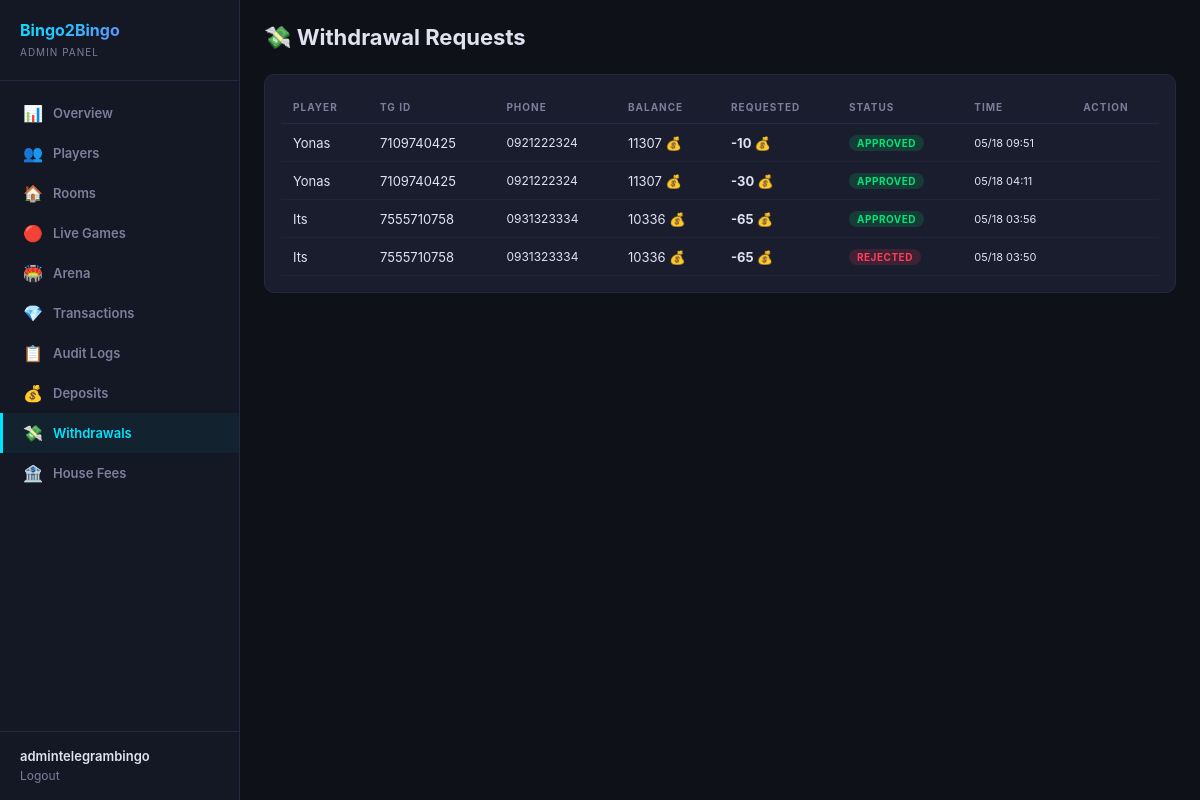
The page /dashboard/withdrawals/ (signed in) on the database as committed earlier.
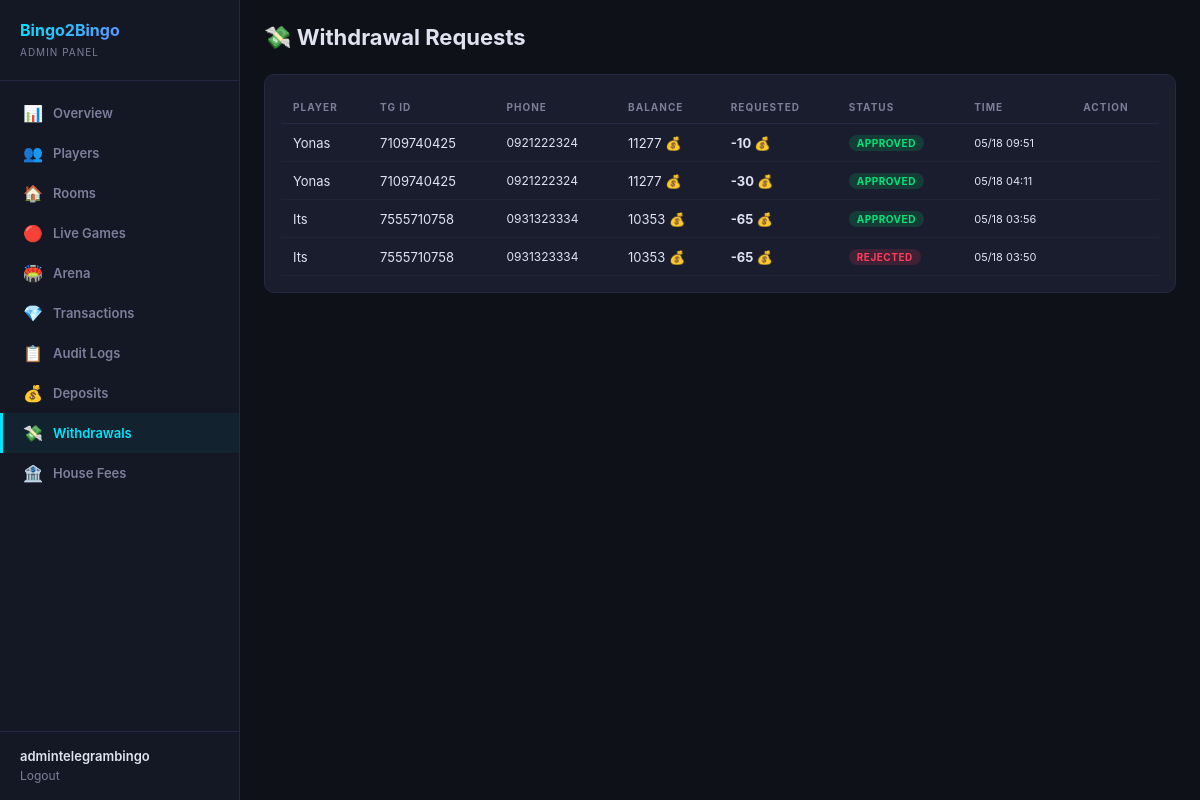
The same page on the database as committed later.
### finance/models.py (models this page shows, shortened)
class WithdrawalRequest(models.Model):
    class Status(models.TextChoices):
        PENDING = 'pending', 'Pending'
        APPROVED = 'approved', 'Approved'
        REJECTED = 'rejected', 'Rejected'
    player = models.ForeignKey(Player, on_delete=models.CASCADE, related_name='withdrawal_requests')
    amount = models.BigIntegerField()
    status = models.CharField(max_length=10, choices=Status.choices, default=Status.PENDING)
    reviewed_by = models.ForeignKey(User, null=True, blank=True, on_delete=models.SET_NULL)
    created_at = models.DateTimeField(default=timezone.now)
    reviewed_at = models.DateTimeField(null=True, blank=True)
    class Meta:
        verbose_name = 'Withdrawal Request'
        verbose_name_plural = 'Withdrawal Requests'
        ordering = ['-created_at']

### users/models.py (models this page shows, shortened)
class Player(models.Model):
    telegram_id = models.BigIntegerField(unique=True, db_index=True)
    username = models.CharField(max_length=255, blank=True, default='')
    first_name = models.CharField(max_length=255, blank=True, default='')
    phone_number = models.CharField(max_length=20, blank=True, default='')
    coins = models.BigIntegerField(default=10)
    wins = models.IntegerField(default=0)
    losses = models.IntegerField(default=0)
    games_played = models.IntegerField(default=0)
    xp = models.BigIntegerField(default=0)
    level = models.IntegerField(default=1)
    referral_code = models.CharField(max_length=32, unique=True, blank=True)
    invited_by = models.ForeignKey(
        'self', null=True, blank=True,
        on_delete=models.SET_NULL,
        related_name='invitees'
    )
    is_banned = models.BooleanField(default=False)
    last_daily_bonus = models.DateTimeField(null=True, blank=True)
    created_at = models.DateTimeField(default=timezone.now)
    class Meta:
        verbose_name = 'Player'
        verbose_name_plural = 'Players'
        ordering = ['-coins']

### dashboard/views.py (the view)
# urls.py: path('withdrawals/', views.finance_withdrawals, name='admin_withdrawals'),
@admin_required
def finance_withdrawals(request):
    from finance.views import admin_withdrawals
    return admin_withdrawals(request)

### dashboard/auth.py (called while the page is built)
def admin_required(view_func):
    @wraps(view_func)
    def wrapper(request, *args, **kwargs):
        if not request.user.is_authenticated:
            return redirect('dashboard:login')
        if not request.user.is_staff and not request.user.is_superuser:
            messages.error(request, 'Access denied. Staff only.')
            return redirect('dashboard:login')
        return view_func(request, *args, **kwargs)
    return wrapper

### finance/views.py (called while the page is built)
@admin_required
def admin_withdrawals(request):
    withdrawals = WithdrawalRequest.objects.select_related('player', 'reviewed_by').order_by('-created_at')[:100]
    return render(request, 'finance/admin_withdrawals.html', {
        'withdrawals': withdrawals,
        'status_filter': request.GET.get('status', 'all'),
    })

### finance/templates/finance/admin_withdrawals.html (shortened to what this page needs)
{% extends 'dashboard/base.html' %}
{% block content %}
<div class="header"><h1>💸 Withdrawal Requests</h1></div>
<div class="card">
  <table>
    <thead><tr><th>Player</th><th>TG ID</th><th>Phone</th><th>Balance</th><th>Requested</th><th>Status</th><th>Time</th><th>Action</th></tr></thead>
    <tbody>
    {% for w in withdrawals %}
    <tr>
      <td>{{ w.player.first_name }}</td>
      <td>{{ w.player.telegram_id }}</td>
      <td style="font-size:12px;">{{ w.player.phone_number|default:"—" }}</td>
      <td>{{ w.player.coins }} 💰</td>
      <td style="color:var(--neon-pink);font-weight:700;">-{{ w.amount }} 💰</td>
      <td>{% if w.status == 'pending' %}<span class="badge badge-warning">Pending</span>
        {% elif w.status == 'approved' %}<span class="badge badge-success">Approved</span>
        {% else %}<span class="badge badge-danger">Rejected</span>{% endif %}</td>
      <td style="font-size:11px;">{{ w.created_at|date:"m/d H:i" }}</td>
      <td>
      </td>
    </tr>
    {% empty %}
    <tr><td colspan="8" style="text-align:center;color:var(--muted);padding:32px;">No withdrawal requests</td></tr>
    {% endfor %}
    </tbody>
  </table>
</div>
{% endblock %}

Rows that differ between the two databases and show on the page:
changed through a linked row, WithdrawalRequest (number 1 of 4 on the later page): player.coins "11307" → "11277"
changed through a linked row, WithdrawalRequest (number 2 of 4 on the later page): player.coins "11307" → "11277"
changed through a linked row, WithdrawalRequest (number 3 of 4 on the later page): player.coins "10336" → "10353"
changed through a linked row, WithdrawalRequest (number 4 of 4 on the later page): player.coins "10336" → "10353"
